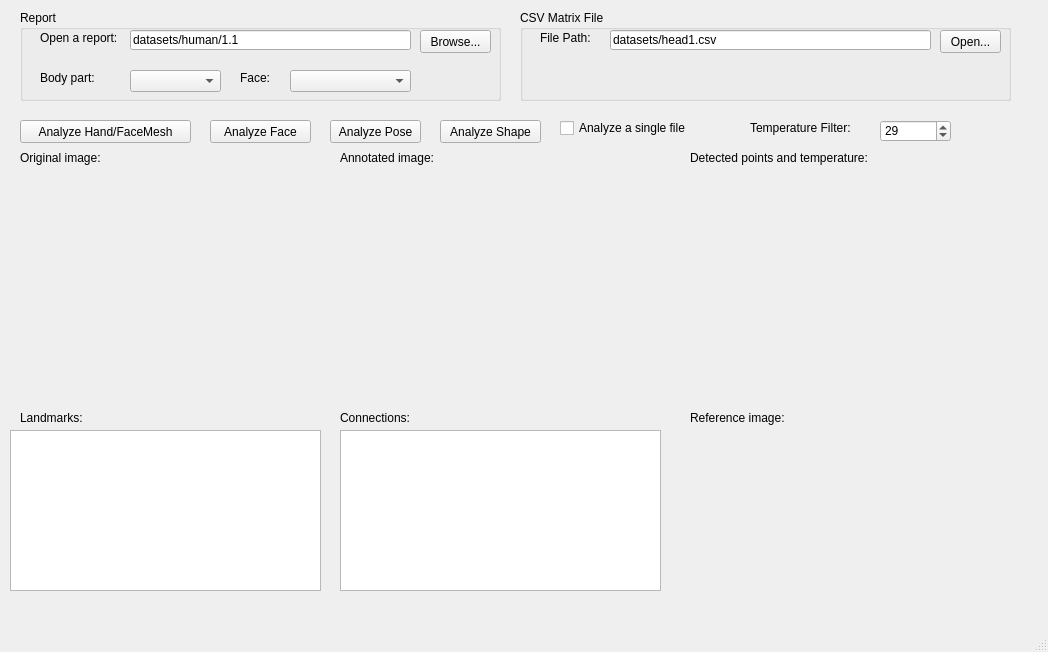
<?xml version="1.0" encoding="UTF-8"?>
<ui version="4.0">
 <class>MainWindow</class>
 <widget class="QMainWindow" name="MainWindow">
  <property name="geometry">
   <rect>
    <x>0</x>
    <y>0</y>
    <width>1048</width>
    <height>652</height>
   </rect>
  </property>
  <property name="windowTitle">
   <string>Thermal Imaging AI</string>
  </property>
  <widget class="QWidget" name="centralwidget">
   <widget class="QWidget" name="verticalLayoutWidget">
    <property name="geometry">
     <rect>
      <x>20</x>
      <y>170</y>
      <width>291</width>
      <height>231</height>
     </rect>
    </property>
    <layout class="QVBoxLayout" name="layout_original"/>
   </widget>
   <widget class="QWidget" name="verticalLayoutWidget_2">
    <property name="geometry">
     <rect>
      <x>340</x>
      <y>170</y>
      <width>321</width>
      <height>231</height>
     </rect>
    </property>
    <layout class="QVBoxLayout" name="layout_detection"/>
   </widget>
   <widget class="QLabel" name="label_4">
    <property name="geometry">
     <rect>
      <x>20</x>
      <y>410</y>
      <width>91</width>
      <height>16</height>
     </rect>
    </property>
    <property name="text">
     <string>Landmarks:</string>
    </property>
   </widget>
   <widget class="QPushButton" name="btn_analyze">
    <property name="geometry">
     <rect>
      <x>20</x>
      <y>120</y>
      <width>171</width>
      <height>23</height>
     </rect>
    </property>
    <property name="text">
     <string>Analyze Hand/FaceMesh</string>
    </property>
   </widget>
   <widget class="QLabel" name="lb_xyv">
    <property name="geometry">
     <rect>
      <x>20</x>
      <y>400</y>
      <width>291</width>
      <height>16</height>
     </rect>
    </property>
    <property name="text">
     <string/>
    </property>
   </widget>
   <widget class="QListWidget" name="lw_landmarks">
    <property name="geometry">
     <rect>
      <x>10</x>
      <y>430</y>
      <width>311</width>
      <height>161</height>
     </rect>
    </property>
   </widget>
   <widget class="QWidget" name="verticalLayoutWidget_3">
    <property name="geometry">
     <rect>
      <x>680</x>
      <y>430</y>
      <width>361</width>
      <height>161</height>
     </rect>
    </property>
    <layout class="QVBoxLayout" name="layout_reference"/>
   </widget>
   <widget class="QLabel" name="label_5">
    <property name="geometry">
     <rect>
      <x>20</x>
      <y>150</y>
      <width>131</width>
      <height>16</height>
     </rect>
    </property>
    <property name="text">
     <string>Original image:</string>
    </property>
   </widget>
   <widget class="QLabel" name="label_6">
    <property name="geometry">
     <rect>
      <x>340</x>
      <y>150</y>
      <width>111</width>
      <height>16</height>
     </rect>
    </property>
    <property name="text">
     <string>Annotated image:</string>
    </property>
   </widget>
   <widget class="QLabel" name="label_7">
    <property name="geometry">
     <rect>
      <x>690</x>
      <y>410</y>
      <width>111</width>
      <height>16</height>
     </rect>
    </property>
    <property name="text">
     <string>Reference image:</string>
    </property>
   </widget>
   <widget class="QListWidget" name="lw_connections">
    <property name="geometry">
     <rect>
      <x>340</x>
      <y>430</y>
      <width>321</width>
      <height>161</height>
     </rect>
    </property>
   </widget>
   <widget class="QLabel" name="lll">
    <property name="geometry">
     <rect>
      <x>340</x>
      <y>410</y>
      <width>111</width>
      <height>16</height>
     </rect>
    </property>
    <property name="text">
     <string>Connections:</string>
    </property>
   </widget>
   <widget class="QPushButton" name="btn_analyze_face">
    <property name="geometry">
     <rect>
      <x>210</x>
      <y>120</y>
      <width>101</width>
      <height>23</height>
     </rect>
    </property>
    <property name="text">
     <string>Analyze Face</string>
    </property>
   </widget>
   <widget class="QPushButton" name="btn_analyze_pose">
    <property name="geometry">
     <rect>
      <x>330</x>
      <y>120</y>
      <width>91</width>
      <height>23</height>
     </rect>
    </property>
    <property name="text">
     <string>Analyze Pose</string>
    </property>
   </widget>
   <widget class="QWidget" name="verticalLayoutWidget_4">
    <property name="geometry">
     <rect>
      <x>690</x>
      <y>170</y>
      <width>341</width>
      <height>231</height>
     </rect>
    </property>
    <layout class="QVBoxLayout" name="layout_plot"/>
   </widget>
   <widget class="QLabel" name="label_8">
    <property name="geometry">
     <rect>
      <x>690</x>
      <y>150</y>
      <width>211</width>
      <height>16</height>
     </rect>
    </property>
    <property name="text">
     <string>Detected points and temperature:</string>
    </property>
   </widget>
   <widget class="QGroupBox" name="gb_report">
    <property name="geometry">
     <rect>
      <x>20</x>
      <y>10</y>
      <width>481</width>
      <height>91</height>
     </rect>
    </property>
    <property name="title">
     <string>Report</string>
    </property>
    <widget class="QLabel" name="label">
     <property name="geometry">
      <rect>
       <x>20</x>
       <y>20</y>
       <width>111</width>
       <height>16</height>
      </rect>
     </property>
     <property name="text">
      <string>Open a report:</string>
     </property>
    </widget>
    <widget class="QLineEdit" name="edit_report_path">
     <property name="geometry">
      <rect>
       <x>110</x>
       <y>20</y>
       <width>281</width>
       <height>20</height>
      </rect>
     </property>
     <property name="text">
      <string>datasets/human/1.1</string>
     </property>
    </widget>
    <widget class="QLabel" name="label_2">
     <property name="geometry">
      <rect>
       <x>20</x>
       <y>60</y>
       <width>81</width>
       <height>16</height>
      </rect>
     </property>
     <property name="text">
      <string>Body part:</string>
     </property>
    </widget>
    <widget class="QLabel" name="label_3">
     <property name="geometry">
      <rect>
       <x>220</x>
       <y>60</y>
       <width>54</width>
       <height>16</height>
      </rect>
     </property>
     <property name="text">
      <string>Face:</string>
     </property>
    </widget>
    <widget class="QComboBox" name="cb_face">
     <property name="geometry">
      <rect>
       <x>270</x>
       <y>60</y>
       <width>121</width>
       <height>22</height>
      </rect>
     </property>
    </widget>
    <widget class="QComboBox" name="cb_body_part">
     <property name="geometry">
      <rect>
       <x>110</x>
       <y>60</y>
       <width>91</width>
       <height>22</height>
      </rect>
     </property>
    </widget>
    <widget class="QPushButton" name="btn_browse">
     <property name="geometry">
      <rect>
       <x>400</x>
       <y>20</y>
       <width>71</width>
       <height>23</height>
      </rect>
     </property>
     <property name="text">
      <string>Browse...</string>
     </property>
    </widget>
   </widget>
   <widget class="QGroupBox" name="gb_file">
    <property name="geometry">
     <rect>
      <x>520</x>
      <y>10</y>
      <width>491</width>
      <height>91</height>
     </rect>
    </property>
    <property name="title">
     <string>CSV Matrix File</string>
    </property>
    <widget class="QLabel" name="label_9">
     <property name="geometry">
      <rect>
       <x>20</x>
       <y>20</y>
       <width>71</width>
       <height>16</height>
      </rect>
     </property>
     <property name="text">
      <string>File Path:</string>
     </property>
    </widget>
    <widget class="QLineEdit" name="edit_file_path">
     <property name="geometry">
      <rect>
       <x>90</x>
       <y>20</y>
       <width>321</width>
       <height>20</height>
      </rect>
     </property>
     <property name="text">
      <string>datasets/head1.csv</string>
     </property>
    </widget>
    <widget class="QPushButton" name="btn_open">
     <property name="geometry">
      <rect>
       <x>420</x>
       <y>20</y>
       <width>61</width>
       <height>23</height>
      </rect>
     </property>
     <property name="text">
      <string>Open...</string>
     </property>
    </widget>
   </widget>
   <widget class="QCheckBox" name="cb_analyze_file">
    <property name="geometry">
     <rect>
      <x>560</x>
      <y>120</y>
      <width>161</width>
      <height>16</height>
     </rect>
    </property>
    <property name="text">
     <string>Analyze a single file</string>
    </property>
   </widget>
   <widget class="QPushButton" name="btn_analyze_shape">
    <property name="geometry">
     <rect>
      <x>440</x>
      <y>120</y>
      <width>101</width>
      <height>23</height>
     </rect>
    </property>
    <property name="text">
     <string>Analyze Shape</string>
    </property>
   </widget>
   <widget class="QSpinBox" name="sb_min_temp">
    <property name="geometry">
     <rect>
      <x>880</x>
      <y>120</y>
      <width>71</width>
      <height>22</height>
     </rect>
    </property>
    <property name="minimum">
     <number>-20</number>
    </property>
    <property name="maximum">
     <number>50</number>
    </property>
    <property name="value">
     <number>29</number>
    </property>
   </widget>
   <widget class="QLabel" name="label_10">
    <property name="geometry">
     <rect>
      <x>750</x>
      <y>120</y>
      <width>131</width>
      <height>16</height>
     </rect>
    </property>
    <property name="text">
     <string>Temperature Filter: </string>
    </property>
   </widget>
  </widget>
  <widget class="QMenuBar" name="menubar">
   <property name="geometry">
    <rect>
     <x>0</x>
     <y>0</y>
     <width>1048</width>
     <height>23</height>
    </rect>
   </property>
  </widget>
  <widget class="QStatusBar" name="statusbar"/>
 </widget>
 <resources/>
 <connections/>
</ui>
